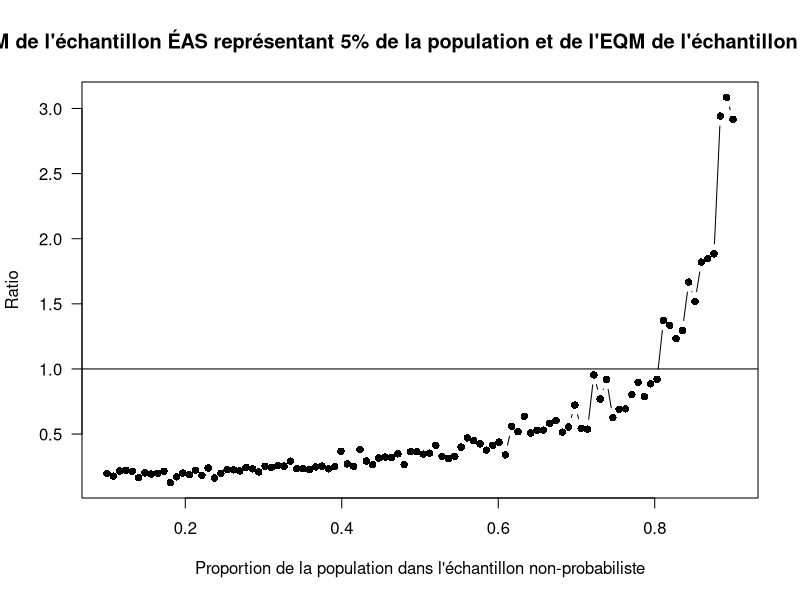

The R source for this figure:
set.seed(1635)

#Définir une fonction pour la simulation
sim = function(p, prob_rep = c(0.2, 0.4)){ 
  #on peut varier p la proportion de la pop dans l'échantillon non-probabiliste et les valeurs de p1 et p2
  
  N=1000
  n1=N*0.05
  n2=N*p
  B=100
  est_eas = rep(NA,B)
  est_R = rep(NA,B)
  prob_Y = 0.5 #probabilité que la variable binaire = 1
  
  pop_y = rbinom(N,1,prob_Y) 
  probs_R = (pop_y==0)*prob_rep[1] + (pop_y==1)*prob_rep[2]
  
  
  for(i in 1:B){
    samp_eas = sample(1:N, n1) #prob égales
    samp_R = sample(1:N, n2, prob = probs_R)
    est_eas[i] = mean(pop_y[samp_eas])
    est_R[i] = mean(pop_y[samp_R])
  }
  #  mean((est_eas - mean(pop_y))^2)
  #  mean((est_R - mean(pop_y))^2)
  
  ratio  = mean((est_eas - mean(pop_y))^2) / mean((est_R - mean(pop_y))^2)
  
  return(ratio)
}

ps = seq(0.1,0.9,length=100)
out = rep(NA,100)
for( i in 1:100 ){
  out[i] = sim(ps[i])
}
plot(ps,out, type = "b", pch = 16, las =1, xlab = "Proportion de la population dans l'échantillon non-probabiliste", ylab = "Ratio", main = "Ratio de l'EQM de l'échantillon ÉAS représentant 5% de la population et de l'EQM de l'échantillon non-probabiliste. ")
abline(h=1)

